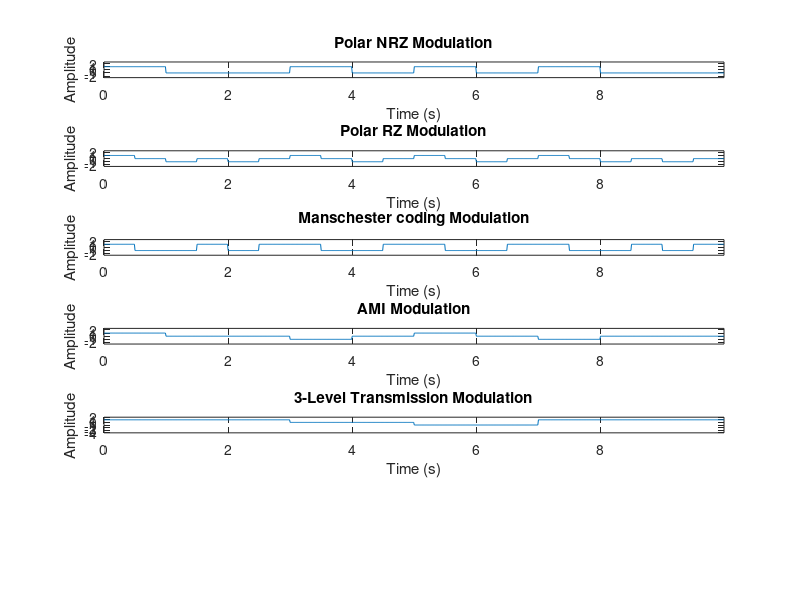

Recreate this plot in MATLAB. (Note: this script raises an error after producing the figure.)
clear all;
clc;

seq = randi([0 1], 1, 10);

Tb = 1; % bit duration
Fs = 100; % sampling frequency in Hz

t = linspace(0, Tb*length(seq), length(seq)*Fs+1);
t = t(1:end-1); % remove the last point to make sure that t and y have
                % the same length

%----------------- polar NRZ ---------------%
for i = 1:length(seq)
    if seq(i) == 0
        y((i-1)*Fs+1:i*Fs) = -1;
    else
        y((i-1)*Fs+1:i*Fs) = 1;
    end
end

subplot(6, 1, 1);
plot(t, y);
axis([0 t(end) -2.5 2.5]);
xlabel('Time (s)');
ylabel('Amplitude');
title('Polar NRZ Modulation');
%----------------- polar NRZ ---------------%

%----------------- polar RZ ---------------%
for i = 1:length(seq)
  if seq(i) == 1
    y((i-1)*Fs+1:(i-0.5)*Fs) = 1;
    y((i-0.5)*Fs+1:i*Fs) = 0;
  else
    y((i-1)*Fs+1:(i-0.5)*Fs) = -1;
    y((i-0.5)*Fs+1:i*Fs) = 0;
  end
end

subplot(6, 1, 2);
plot(t, y);
axis([0 t(end) -2.5 2.5]);
xlabel('Time (s)');
ylabel('Amplitude');
title('Polar RZ Modulation');
%----------------- polar RZ ---------------%

%---------- Manschester coding ------------%
for i = 1:length(seq)
  if seq(i) == 1
    y((i-1)*Fs+1:(i-0.5)*Fs) = 1;
    y((i-0.5)*Fs+1:i*Fs) = -1;
  else
    y((i-1)*Fs+1:(i-0.5)*Fs) = -1;
    y((i-0.5)*Fs+1:i*Fs) = 1;
  end
end

subplot(6, 1, 3);
plot(t, y);
axis([0 t(end) -2.5 2.5]);
xlabel('Time (s)');
ylabel('Amplitude');
title('Manschester coding Modulation');
%--------- Manschester coding --------%

%----------------- AMI ---------------%
last_bit = 1; % will be used to check if the last 1-bit represented as 1 or -1
for i = 1:length(seq)
    if seq(i) == 0
        y((i-1)*Fs+1:i*Fs) = 0;
    else
        y((i-1)*Fs+1:i*Fs) = last_bit;
        last_bit = -1 * last_bit;
    end
end

subplot(6, 1, 4);
plot(t, y);
axis([0 t(end) -2.5 2.5]);
xlabel('Time (s)');
ylabel('Amplitude');
title('AMI Modulation');
%----------------- AMI ---------------%

%------- 3-level transmission --------%
last_bit = 0;
alter = [1 0 -1];
j = 1;
for i = 1:length(seq)
    if seq(i) == 0
        y((i-1)*Fs+1:i*Fs) = last_bit;
    else
         y((i-1)*Fs+1:i*Fs) = alter(j);
         last_bit = alter(j);
         j = j + 1;
         if j > length(alter)
             j = 1;
         end
    end
end

subplot(6, 1, 5);
plot(t, y);
axis([0 t(end) -4 2]);
xlabel('Time (s)');
ylabel('Amplitude');
title('3-Level Transmission Modulation');
%------- 3-level transmission --------%


% Add super-title
seq_str = num2str(seq);
main_title = sprintf('Sequence: %s', seq_str);
sgtitle(main_title);
